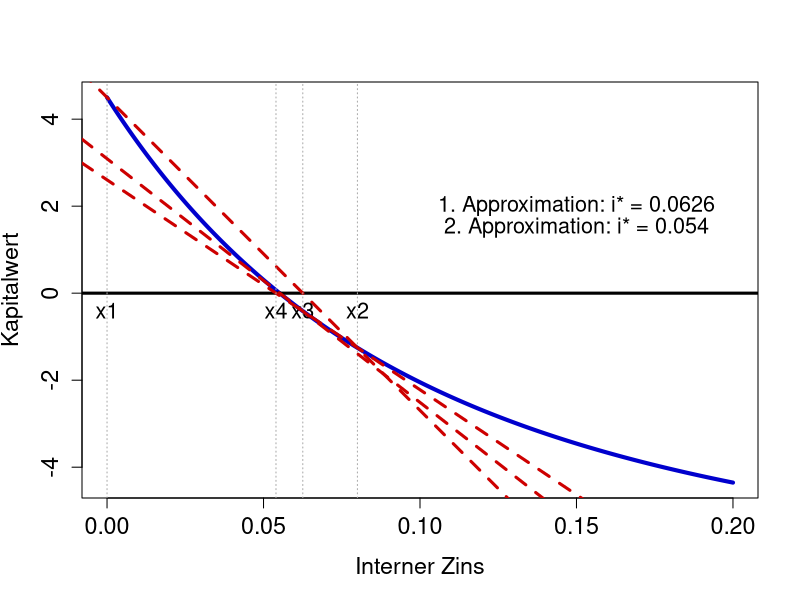

Reproduce this figure in R. (Note: this script raises an error after producing the figure.)
rm(list=ls(all=T))
graphics.off()


epsilon = 0.05                # Größe des erlaubten Fehlers 
                             # (entscheidet über Anzahl der Iterationen)
i       = seq(0,20,0.01)/100 # Sequenz des Zinses
RBF     = 1/i*(1-1/(1+i)^15) # Rentenbarwertfaktor
C.0     = -8 + RBF - 2/(1+i)^5 - 2/(1+i)^10 + 1.5/(1+i)^15 # Kapitalwert
C.0[1]  = -8 + 4*1-1+4*1-1+4*1+2.5 # Kapitalwert für i = 0

plot(i, C.0, type="l", xlab="Interner Zins",
ylab="Kapitalwert", lwd=4, cex.axis=1.4, cex.lab=1.4, col="blue3")
abline(h=0, lwd=3)

x1 = 0                        # Anfangswert i=0
y1 = C.0[which(i==x1)]
x2 = 0.08                     # Anfangswert i=0.08
y2 = C.0[which(i==x2)]
text(x1,-0.4,"x1",lwd=2,cex=1.3)
abline(v=x1,lty=3,col="darkgrey",lwd=1)
text(x2,-0.4,"x2",lwd=2,cex=1.3)
abline(v=x2,lty=3,col="darkgrey",lwd=1)

a = C.0[1]                    # Schnittpunkt mit y-Achse
b = (C.0[which(i==0.08)]-a)/i[which(i==0.08)] # Steigung
abline(a=a, b=b,col="red3",lwd=3,lty=2)

x3 = x1 - y1*((x2-x1)/(y2-y1)) # 1. Approximation
text(0.15,2,paste("1. Approximation: i* =",round(x3,4)),lwd=2,cex=1.3)
x3
y3 = C.0[which(i==round(x3,4))] # Kapitalwert an der 1. Approximation
text(x3,-0.4,"x3",lwd=2,cex=1.3)
abline(v=x3,lty=3,col="darkgrey",lwd=1)

a = (y3*x2 -y2*x3)/(x2-x3)    # neuer Schnittpunkt mit y-Achse
b = (y2 - a)/x2               # neue Steigung
abline(a=a, b=b,col="red3",lwd=3,lty=2)

x4 = x3 - y3*((x2-x3)/(y2-y3)) # 2. Approximation
text(0.15,1.5,paste("2. Approximation: i* =",round(x4,digits=4)),lwd=2,cex=1.3)
y4 = C.0[which(as.character(i)==as.character(round(x4,digits=4)))]

text(x4,-0.4,"x4",lwd=2,cex=1.3)
abline(v=x4,lty=3,col="darkgrey",lwd=1)

if(abs(y4)>epsilon){ # Teste, ob weitere Approximation notwendig
a = (y4*x3 -y3*x4)/(x3-x4)
b = (y3 - a)/x3#(C.0[which(i==i.star)]-a)/i[which(i==i.star)]
abline(a=a, b=b,col="red3",lwd=3,lty=2)
x5 <- x4 - y4*((x3-x4)/(y3-y4))
text(0.15,1,paste("3. Approximation: i* =",round(multiroot(function(x){a+b*x},start=0.08)$root,digits=4)),lwd=2,cex=1.3)
}